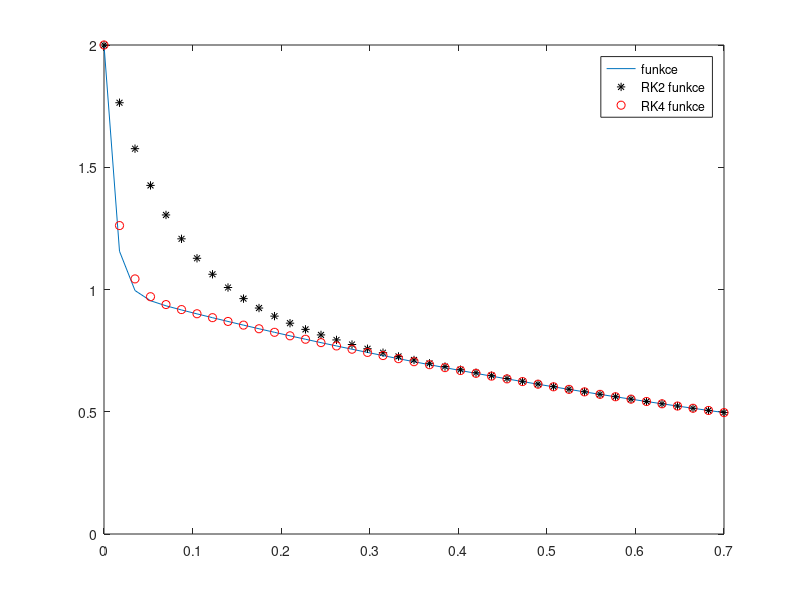

Here is the MATLAB script that generated this plot:
function stiff

function r=y(x)
    r=exp(-100*x)+exp(-x);
end

function r=f(x,y,z)
    r(1)=z;
    r(2)=-100*y-101*z;
end

a=0;
b=0.7;
%b=0.8;
%b=0.9;

h=(b-a)/40

xn=a:h:b;
yn2=ones(1,length(xn));
zn2=zeros(1,length(xn));
yn4=ones(1,length(xn));
zn4=zeros(1,length(xn));

figure;
yn=y(xn);
m=max(max(abs(yn)));
plot(xn,yn);

yn2(1)=2;
zn2(1)=-101;
yn4(1)=2;
zn4(1)=-101;

hold on

plot(xn(1),yn2(1),'LineStyle','none','Marker','*','Color',[0 0 0]);
plot(xn(1),yn4(1),'LineStyle','none','Marker','o','Color',[1 0 0]);
	


for i=1:length(xn)-1

	pause(0.1);

	%RK2
	k1=h*f(xn(i),yn2(i),zn2(i));
	k2=h*f(xn(i)+h,yn2(i)+k1(1),zn2(i)+k1(2));
	
	yn2(i+1)=yn2(i)+1/2*(k1(1)+k2(1));
	zn2(i+1)=zn2(i)+1/2*(k1(2)+k2(2));
	
	plot(xn(i+1),yn2(i+1),'LineStyle','none','Marker','*','Color',[0 0 0]);
	
	%RK4
	k1=h*f(xn(i),yn4(i),zn4(i));
	k2=h*f(xn(i)+1/2*h,yn4(i)+1/2*k1(1),zn4(i)+1/2*k1(2));
	k3=h*f(xn(i)+1/2*h,yn4(i)+1/2*k2(1),zn4(i)+1/2*k2(2));
	k4=h*f(xn(i)+h,yn4(i)+k3(1),zn4(i)+k3(2));
	
	yn4(i+1)=yn4(i)+1/6*(k1(1)+2*k2(1)+2*k3(1)+k4(1));
	zn4(i+1)=zn4(i)+1/6*(k1(2)+2*k2(2)+2*k3(2)+k4(2));
	
	plot(xn(i+1),yn4(i+1),'LineStyle','none','Marker','o','Color',[1 0 0]);
end

legend('funkce','RK2 funkce','RK4 funkce');

hold off

end
